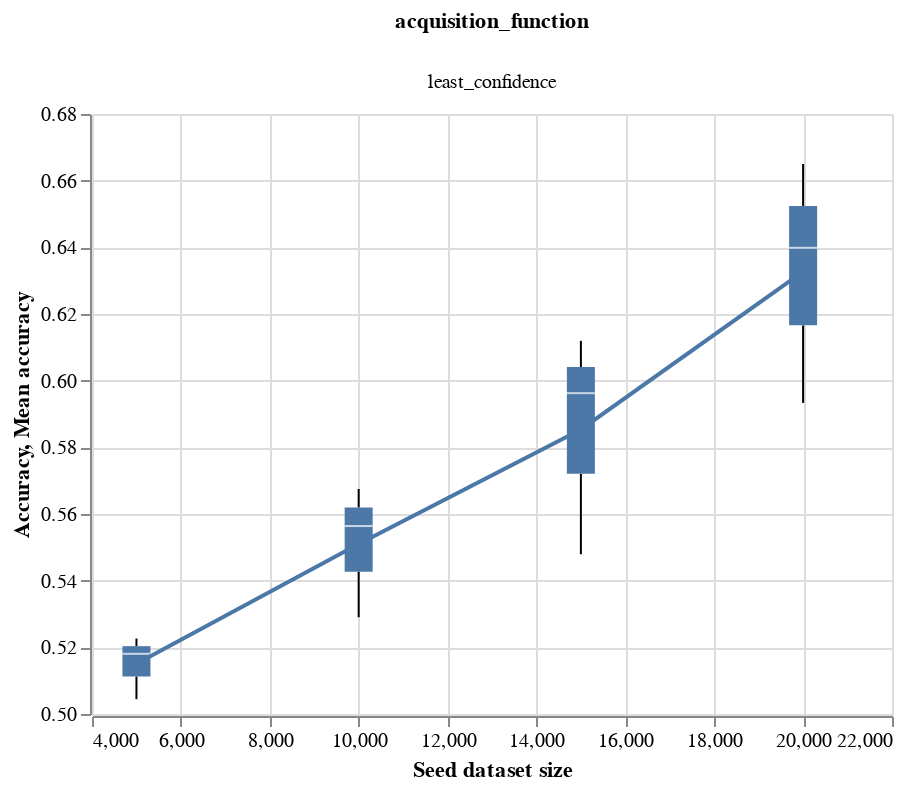

This figure's notebook cell:
### Code cell
base = alt.Chart(results_lc).encode(
    x=alt.X("seed_size:Q", scale=exclude_zero_point, title="Seed dataset size"),
    
)
plot_against_base(base)

### Figure 1 — Vega-Lite specification as saved in the notebook (floating-point values rounded to 4 significant figures)
{"config": {"view": {"continuousWidth": 400, "continuousHeight": 300}}, "data": {"name": "data-dc27a5d1cdc7d93688fccb5c7d040c8e"}, "facet": {"column": {"type": "nominal", "field": "acquisition_function"}}, "spec": {"layer": [{"mark": "boxplot", "encoding": {"x": {"type": "quantitative", "field": "seed_size", "scale": {"zero": false}, "title": "Seed dataset size"}, "y": {"type": "quantitative", "field": "final_accuracy", "scale": {"zero": false}, "title": "Accuracy"}}}, {"mark": "line", "encoding": {"x": {"type": "quantitative", "field": "seed_size", "scale": {"zero": false}, "title": "Seed dataset size"}, "y": {"type": "quantitative", "aggregate": "mean", "field": "final_accuracy", "scale": {"zero": false}, "title": "Mean accuracy"}}}]}, "$schema": "https://vega.github.io/schema/vega-lite/v4.8.1.json", "datasets": {"data-dc27a5d1cdc7d93688fccb5c7d040c8e": [{"acquisition_function": "least_confidence", "seed_size": 10000, "active_batch_size": 10, "accuracy": [0.5024, 0.4933, 0.5049, 0.5043, 0.5094, 0.5375, 0.5535, 0.529], "final_accuracy": 0.529}, {"acquisition_function": "least_confidence", "seed_size": 10000, "active_batch_size": 25, "accuracy": [0.4993, 0.4929, 0.5075, 0.4933, 0.505, 0.5132, 0.5404, 0.5675], "final_accuracy": 0.5675}, {"acquisition_function": "least_confidence", "seed_size": 10000, "active_batch_size": 50, "accuracy": [0.4956, 0.4926, 0.5226, 0.4956, 0.5336, 0.551, 0.5457, 0.5564], "final_accuracy": 0.5564}, {"acquisition_function": "least_confidence", "seed_size": 15000, "active_batch_size": 10, "accuracy": [0.5019, 0.509, 0.5079, 0.5307, 0.5143, 0.5222, 0.5146, 0.5479], "final_accuracy": 0.5479}, {"acquisition_function": "least_confidence", "seed_size": 15000, "active_batch_size": 25, "accuracy": [0.4969, 0.4925, 0.499, 0.5294, 0.5653, 0.5879, 0.6124, 0.6119], "final_accuracy": 0.6119}, {"acquisition_function": "least_confidence", "seed_size": 15000, "active_batch_size": 50, "accuracy": [0.5039, 0.5088, 0.5193, 0.4969, 0.5107, 0.5406, 0.5803, 0.5962], "final_accuracy": 0.5962}, {"acquisition_function": "least_confidence", "seed_size": 20000, "active_batch_size": 10, "accuracy": [0.5044, 0.5156, 0.5385, 0.5354, 0.5732, 0.6015, 0.6049, 0.6399], "final_accuracy": 0.6399}, {"acquisition_function": "least_confidence", "seed_size": 20000, "active_batch_size": 25, "accuracy": [0.5058, 0.5262, 0.5726, 0.5613, 0.5686, 0.5713, 0.5882, 0.5933], "final_accuracy": 0.5933}, {"acquisition_function": "least_confidence", "seed_size": 20000, "active_batch_size": 50, "accuracy": [0.4919, 0.5133, 0.5779, 0.5913, 0.5926, 0.6089, 0.6153, 0.665], "final_accuracy": 0.665}, {"acquisition_function": "least_confidence", "seed_size": 5000, "active_batch_size": 10, "accuracy": [0.4958, 0.4878, 0.4914, 0.5046, 0.5128, 0.5188, 0.4976, 0.5226], "final_accuracy": 0.5226}, {"acquisition_function": "least_confidence", "seed_size": 5000, "active_batch_size": 25, "accuracy": [0.4879, 0.4935, 0.5022, 0.4943, 0.5072, 0.5117, 0.5168, 0.5044], "final_accuracy": 0.5044}, {"acquisition_function": "least_confidence", "seed_size": 5000, "active_batch_size": 50, "accuracy": [0.4993, 0.5026, 0.5018, 0.5001, 0.5049, 0.4985, 0.5046, 0.5181], "final_accuracy": 0.5181}]}}
